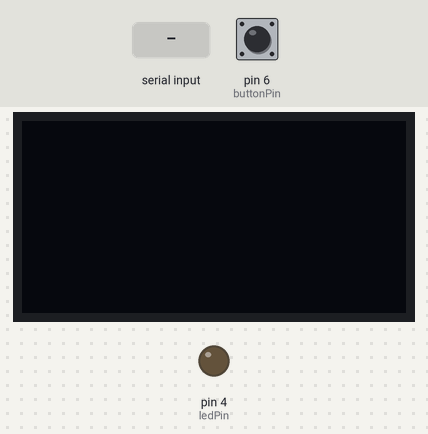
Bench run of a sketch on a simulated Arduino Uno, built with avr-gcc and run on an emulated ATmega328P. Shown: 128×64 one-colour display, output pins drawn as LEDs (lit = HIGH). Inputs (shaded band) come from the test bench; at power-on: pin 6 (buttonPin) LOW. What the sketch prints to the serial monitor is not drawn.

Above: at 1.2 s.
1.3 s: "1" received over Serial
At 3.5 s:
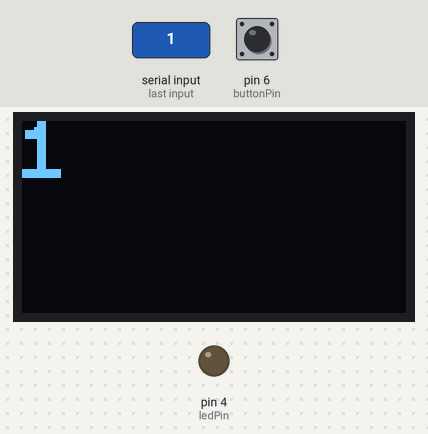
3.8 s: pin 6 (buttonPin) pulled HIGH for 0.15 s
At 3.87 s:
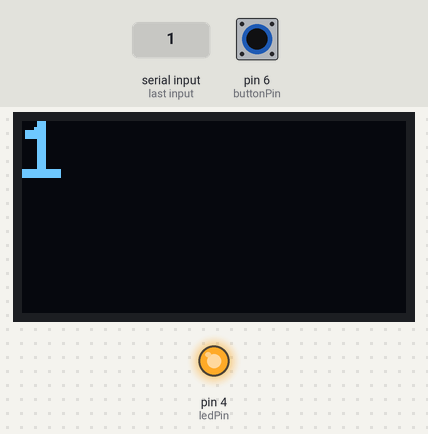
5.4 s: "0" received over Serial
At 6.9 s:
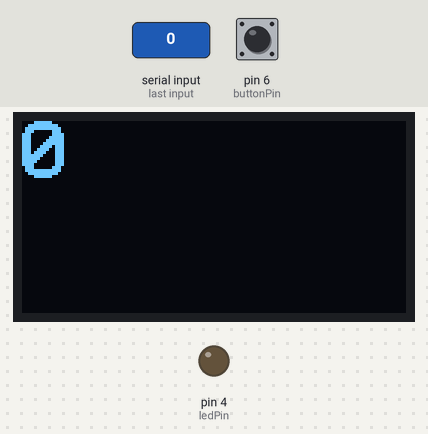
7.9 s: pin 6 (buttonPin) pulled HIGH for 1 s
At 8.6 s:
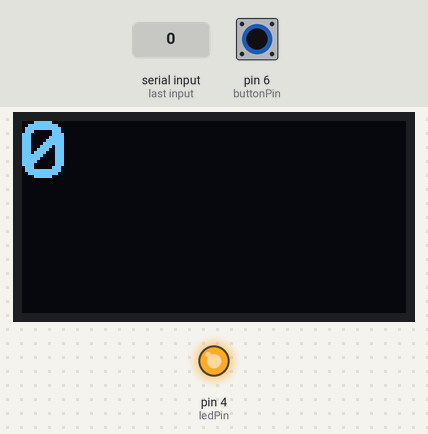
10.4 s: pin 6 (buttonPin) pulled HIGH for 3.2 s
At 14.1 s:
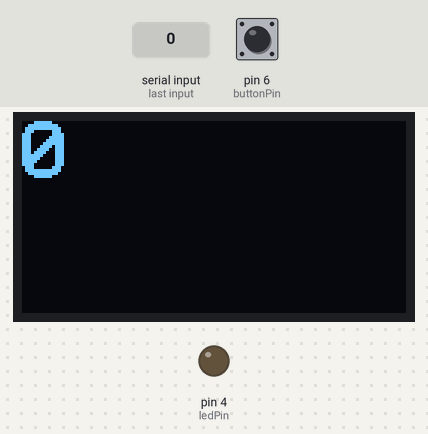
Timing chart, 0 to 15.6 s (numbered marks = the images above; inputs shaded):
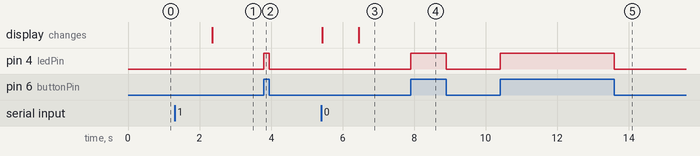

The sketch:

button_and_oled.ino
```cpp
#include <Arduino.h>
#include <U8x8lib.h>
#define ledPin 4 // Big red LED on digital I/O 4
#define buttonPin 6 // Push button on digital I/O 6
int buttonState = 0;
int holder = 0;
auto display = U8X8_SSD1306_128X64_NONAME_HW_I2C(U8X8_PIN_NONE);
void setup() {
 Serial.begin(9600);
 display.begin();
 display.setFlipMode(0);
 display.clearDisplay();
 pinMode(ledPin, OUTPUT); // Sets the D4 pin (LED) to output
 pinMode(buttonPin, INPUT); // Sets the D6 pin (Button) to input
}

void loop() {
buttonState = digitalRead(buttonPin);
if (buttonState == HIGH && holder == 0) {
  digitalWrite(ledPin, HIGH);
  Serial.write("Button !\n");
  holder = 1;
}
else if (buttonState == HIGH)
{
  digitalWrite(ledPin, HIGH);
}
else if (buttonState == LOW) {
  digitalWrite(ledPin, LOW);
  holder = 0;
}
 display.setFont(u8x8_font_profont29_2x3_r);
 display.setCursor(0, 0);
 if (!Serial.available()) {
 return;
 }
 display.clear();
 display.print(Serial.readString());
}
```

Measured:
- after the input at 1.3 s, the display: changes after 1.1 s (image 1)
- after the input at 3.8 s, pin 4 (ledPin): LOW → HIGH at once, → LOW 0.15 s later
- after the input at 5.4 s, the display: first changes at once (image 3 shows a later state)
- after the input at 7.9 s, pin 4 (ledPin): LOW → HIGH at once, → LOW 1.0 s later
- after the input at 10.4 s, pin 4 (ledPin): LOW → HIGH at once, → LOW 3.2 s later
